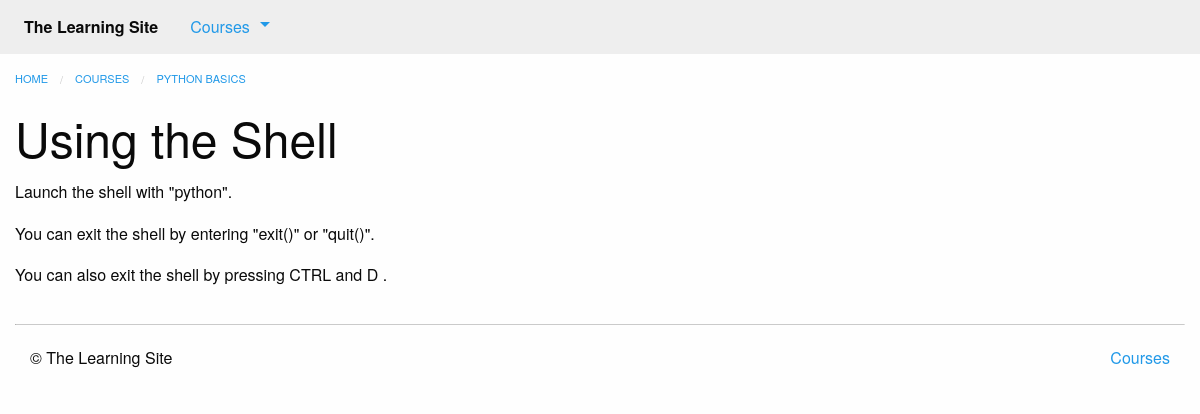
Page /courses/1/t2/ on the committed database.
### courses/models.py (models this page shows, shortened)
class Step(models.Model):
    title = models.CharField(max_length=255)
    description = models.TextField()
    order = models.IntegerField(default=0)
    course = models.ForeignKey(Course)
    class Meta:
        abstract = True
        ordering = ['order',]

class Text(Step):
    content = models.TextField(blank=True, default='')

class Course(models.Model):
    created_at = models.DateTimeField(auto_now_add=True)
    title = models.CharField(max_length=255)
    description = models.TextField()

### courses/views.py (the view)
# urls.py: url(r'(?P<course_pk>\d+)/t(?P<step_pk>\d+)/$', views.text_detail,
def text_detail(request, course_pk, step_pk):
    step = get_object_or_404(models.Text, course_id=course_pk, pk=step_pk)
    return render(request, 'courses/text_detail.html', {'step': step})

### courses/templatetags/course_extras.py (called while the page is built)
@register.inclusion_tag('courses/course_nav.html')
def nav_courses_list():
    courses = Course.objects.all()[:5]
    return {'courses': courses}

@register.filter('markdown_to_html')
def markdown_to_html(markdown_text):
    html_body = markdown2.markdown(markdown_text)
    return mark_safe(html_body)

### courses/templates/courses/text_detail.html (shortened to what this page needs)
{% extends "courses/layout.html" %}
{% load course_extras %}
{% block breadcrumbs %}
    <li><a href="{% url 'courses:detail' pk=step.course.pk %}">{{ step.course.title }}</a></li>
{% endblock %}
{% block content %}
    <div class="row columns">
        <article>
            {{ block.super }}
            <h1>{{ step.title }}</h1>
            {{ step.content|markdown_to_html }}
        </article>
    </div>
{% endblock %}

### rows in the picture
Text: course "PYTHON BASICS", title "Using the Shell", content "Launch the shell with \"python\". You can exit the shell by entering \"exit()\" or \"quit()\". You can also exit the shell by pressing CTRL and D ."
